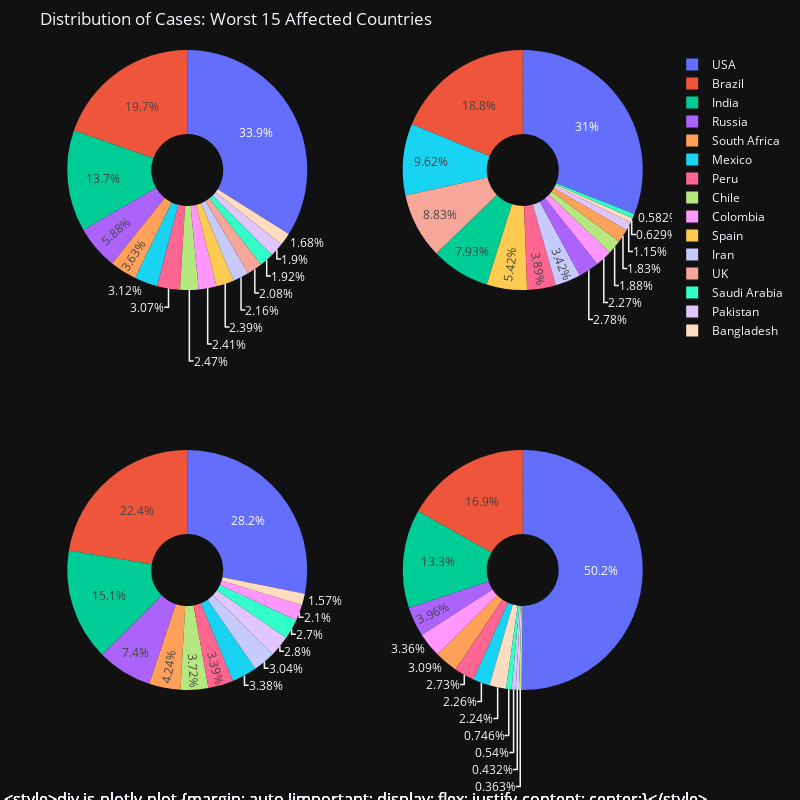

Notebook code for this chart:
### Code cell
def create_pie_subplots(data, cases, top_n=15):
    """
    Function to create a 2x2 subplot of pie charts based on the provided cases.

    Parameters:
    - data: DataFrame with the COVID data
    - cases: List of cases to be visualized (e.g., ['TotalCases', 'TotalDeaths', 'TotalRecovered', 'ActiveCases'])
    - top_n: Number of top countries to display (default is 15)

    Returns:
    - fig: Plotly figure object
    """
    # Extract the labels (Top countries)
    labels = data[0:top_n]['Country/Region'].values

    # Create subplots with 2 rows and 2 columns
    fig = make_subplots(
        rows=2, cols=2,
        subplot_titles=[f'{case}' for case in cases],
        specs=[[{'type': 'pie'}, {'type': 'pie'}], [{'type': 'pie'}, {'type': 'pie'}]]
    )

    # Loop over each case and create a pie chart
    for i, case in enumerate(cases, start=1):
        row = (i - 1) // 2 + 1  # Determines the row (1 or 2)
        col = (i - 1) % 2 + 1   # Determines the column (1 or 2)
        
        # Add a pie chart for each case
        fig.add_trace(
            go.Pie(labels=labels, values=data[0:top_n][case], hole=0.3),
            row=row, col=col
        )

    # Update layout to make the chart look cleaner
    fig.update_layout(
        height=800,  # Adjust the height
        width=800,   # Adjust the width
        title_text='Distribution of Cases: Worst 15 Affected Countries',
        template='plotly_dark',
        margin=dict(t=50, b=50, l=50, r=50),  # Add margin around the plot to center it
        xaxis=dict(showgrid=False),  # Hide x-axis gridlines for clarity
        yaxis=dict(showgrid=False),  # Hide y-axis gridlines for clarity
        
    )

    return fig

# List of cases to visualize
cases = ['TotalCases', 'TotalDeaths', 'TotalRecovered', 'ActiveCases']

# Call the function and display the figure
fig = create_pie_subplots(worldometer_data, cases)
fig.show()

### Figure 1 — Plotly figure (JSON) as saved in the notebook; plotly's stock layout.template omitted (floating-point values rounded to 4 significant figures)
{"data": [{"domain": {"x": [0, 0.45], "y": [0.625, 1]}, "hole": 0.3, "labels": ["USA", "Brazil", "India", "Russia", "South Africa", "Mexico", "Peru", "Chile", "Colombia", "Spain", "Iran", "UK", "Saudi Arabia", "Pakistan", "Bangladesh"], "type": "pie", "values": [5032179, 2917562, 2025409, 871894, 538184, 462690, 455409, 366671, 357710, 354530, 320117, 308134, 284226, 281863, 249651]}, {"domain": {"x": [0.55, 1], "y": [0.625, 1]}, "hole": 0.3, "labels": ["USA", "Brazil", "India", "Russia", "South Africa", "Mexico", "Peru", "Chile", "Colombia", "Spain", "Iran", "UK", "Saudi Arabia", "Pakistan", "Bangladesh"], "type": "pie", "values": [162804, 98644, 41638, 14606, 9604, 50517, 20424, 9889, 11939, 28500, 17976, 46413, 3055, 6035, 3306]}, {"domain": {"x": [0, 0.45], "y": [0, 0.375]}, "hole": 0.3, "labels": ["USA", "Brazil", "India", "Russia", "South Africa", "Mexico", "Peru", "Chile", "Colombia", "Spain", "Iran", "UK", "Saudi Arabia", "Pakistan", "Bangladesh"], "type": "pie", "values": [2576668, 2047660, 1377384, 676357, 387316, 308848, 310337, 340168, 192355, null, 277463, null, 247089, 256058, 143824]}, {"domain": {"x": [0.55, 1], "y": [0, 0.375]}, "hole": 0.3, "labels": ["USA", "Brazil", "India", "Russia", "South Africa", "Mexico", "Peru", "Chile", "Colombia", "Spain", "Iran", "UK", "Saudi Arabia", "Pakistan", "Bangladesh"], "type": "pie", "values": [2292707, 771258, 606387, 180931, 141264, 103325, 124648, 16614, 153416, null, 24678, null, 34082, 19770, 102521]}], "layout": {"annotations": [{"font": {"size": 16}, "showarrow": false, "text": "<style>div.js-plotly-plot {margin: auto !important; display: flex; justify-content: center;}</style>", "x": 0.5, "xanchor": "center", "xref": "paper", "y": -0.15, "yanchor": "top", "yref": "paper"}, {"font": {"size": 16}, "showarrow": false, "text": "<style>div.js-plotly-plot {margin: auto !important; display: flex; justify-content: center;}</style>", "x": 0.5, "xanchor": "center", "xref": "paper", "y": -0.15, "yanchor": "top", "yref": "paper"}, {"font": {"size": 16}, "showarrow": false, "text": "<style>div.js-plotly-plot {margin: auto !important; display: flex; justify-content: center;}</style>", "x": 0.5, "xanchor": "center", "xref": "paper", "y": -0.15, "yanchor": "top", "yref": "paper"}, {"font": {"size": 16}, "showarrow": false, "text": "<style>div.js-plotly-plot {margin: auto !important; display: flex; justify-content: center;}</style>", "x": 0.5, "xanchor": "center", "xref": "paper", "y": -0.15, "yanchor": "top", "yref": "paper"}], "height": 800, "margin": {"b": 50, "l": 50, "r": 50, "t": 50}, "title": {"text": "Distribution of Cases: Worst 15 Affected Countries"}, "width": 800, "xaxis": {"showgrid": false}, "yaxis": {"showgrid": false}}}
